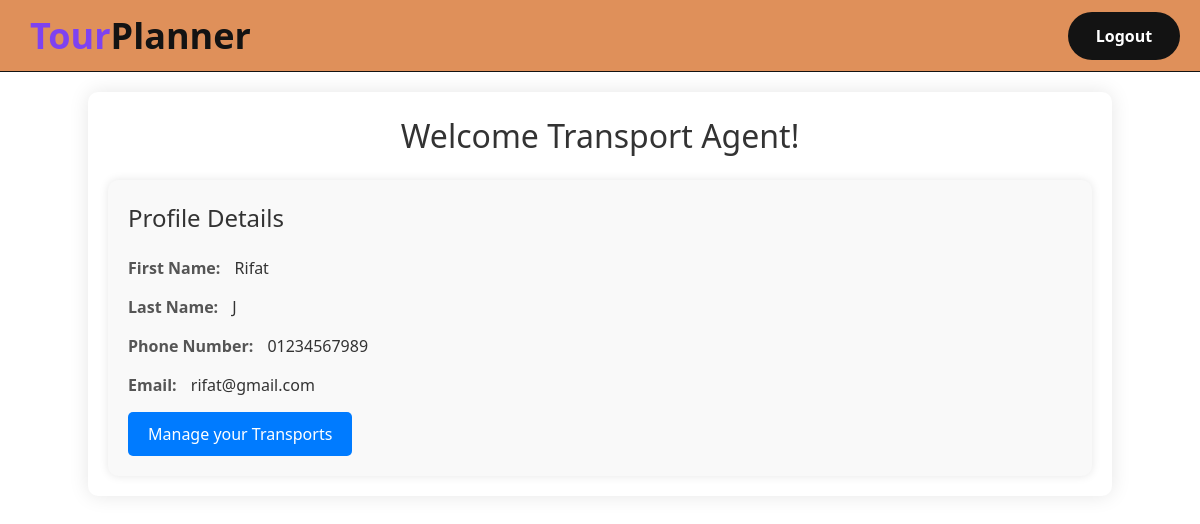
Screenshot of /profile (signed in) with the database file from the repository.
### app/models.py (models this page shows, shortened)
class User(db.Model):
    __tablename__ = 'users'
    user_id = db.Column(db.Integer, primary_key=True)
    first_name = db.Column(db.String(50))
    last_name = db.Column(db.String(50))
    phone_number = db.Column(db.String(15))
    email = db.Column(db.String, nullable=False, unique=True)
    username = db.Column(db.String, nullable=False, unique=True)
    password = db.Column(db.String, nullable=False)
    role_id = db.Column(db.Integer, nullable=False)

### app/routes.py (the view)
@app.route('/profile', methods=['GET', 'POST'])
def profile():
    if 'current_user' in session:
        username = session['current_user']
        current_user = User.query.filter_by(username = username).first()
        return render_template('profile.html', user = current_user)
    else:
        return redirect(url_for('login'))

### app/templates/profile.html (shortened to what this page needs)
{% extends "index.html" %}
{% block logout%}
<a class="bg-txt text-white w-28 h-12 rounded-full flex justify-center items-center font-semibold hover:shadow-lg hover:text-primary" href="{{url_for('logout')}}">Logout</a>
{% endblock %}
{% block content %}
  <div class="container">
    {% if user.role_id == 2 %}
    <h1>Welcome Transport Agent!</h1>
    {% endif %}
    <div class="profile-details">
      <h2>Profile Details</h2>
      <div class="detail">
        <label for="firstName">First Name:</label>
        <span id="firstName">{{user.first_name}}</span>
      </div>
      <div class="detail">
        <label for="lastName">Last Name:</label>
        <span id="lastName">{{user.last_name}}</span>
      </div>
      <div class="detail">
        <label for="phoneNumber">Phone Number:</label>
        <span id="phoneNumber">{{user.phone_number}}</span>
      </div>
      <div class="detail">
        <label for="email">Email:</label>
        <span id="email">{{user.email}}</span>
      </div>
      {% if user.role_id == 2 %}
      <a href="{{url_for('manage_transport')}}" class="button">Manage your Transports</a>
      {% endif %}
    </div>
  </div>
{% endblock %}

### app/templates/profile.html (style rules this page uses)
.container { width: 1000px; padding: 20px; background-color: #fff; border-radius: 10px; box-shadow: 0 0 20px rgba(0, 0, 0, 0.1); margin: 0 auto; margin-top: 20px; }
.container h1 { text-align: center; color: #333; font-size: 2rem; margin-bottom: 20px; }
.profile-details { background-color: #f9f9f9; padding: 20px; border-radius: 10px; box-shadow: 0 0 10px rgba(0, 0, 0, 0.1); }
.profile-details h2 { color: #333; font-size: 1.5rem; margin-bottom: 20px; }
.detail { margin-bottom: 15px; }
label { font-weight: bold; color: #555; }
span { margin-left: 10px; color: #333; }
.button { display: inline-block; padding: 10px 20px; background-color: #007bff; color: #fff; text-decoration: none; border-radius: 5px; transition: background-color 0.3s; }

### rows the page displays
User: first_name "Rifat", last_name "J", phone_number "01234567989", email "rifat@gmail.com"
